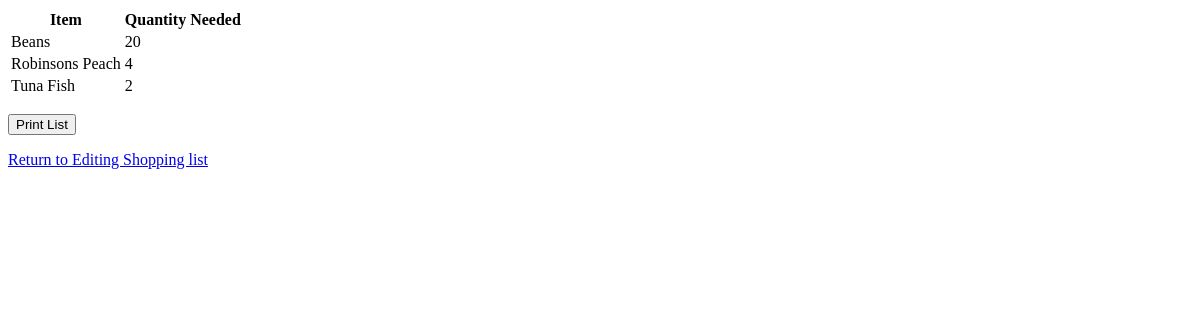
Page /printable_shopping_list on the earlier database version.
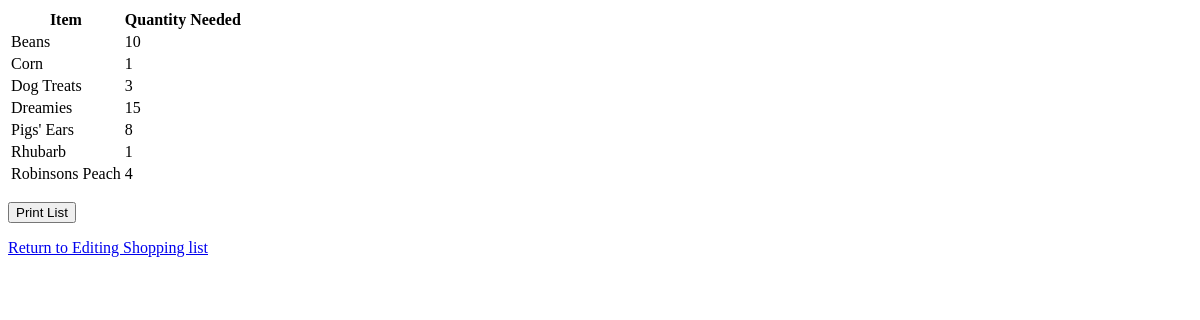
Same page on the later database version.
### models.py (models this page shows)
class Stock_list(db.Model):
    id = db.Column(db.Integer, primary_key=True)
    item = db.Column(db.String(100),unique=True)
    kitchen_stock = db.Column(db.Integer, default=0)
    garage_stock = db.Column(db.Integer, default=0)
    minimum_stock = db.Column(db.Integer,default=0)
    barcode = db.Column(db.Integer)
    to_buy = db.Column(db.Integer, default=0)
    transaction = db.relationship('Transactions', backref='stock_item',lazy=True)

### views.py (the view)
@app.route('/printable_shopping_list')
def printable_shopping_list():
    list_for_printing_dict = generate_shopping_list_for_printing()
    print(list_for_printing_dict)
    return render_template('printable_shopping_list.html',data=list_for_printing_dict)

### sorted_list.py (called while the page is built)
def generate_shopping_list_for_printing():
    full_list=generate_sorted_list("printing")
    shopping_list_df_full=full_list[['item','to_buy']]
    shopping_list_df=shopping_list_df_full[(shopping_list_df_full.to_buy>0)]
    shopping_list_dict=shopping_list_df.to_dict('records')
    return shopping_list_dict

### templates/printable_shopping_list.html (shortened to what this page needs)
<!DOCTYPE html>
<html lang="en">
<head>
</head>
<body>
 <table>
    <tr><th>Item</th><th>Quantity Needed</th></tr>
    {% for dict in data %}
    <tr><td>{{dict.item}}</td><td>{{dict.to_buy}}</td></tr>
    {% endfor %}
</table>
<p></p><button onclick="window.print()">Print List</button></p>
<p><a href="{{ url_for('shopping_list')}}"> Return to Editing Shopping list </a></p>
</body>

Differences in the rows shown:
no longer on this page (row edited): Stock_list: item "Tuna Fish", to_buy "2"
changed Stock_list "Beans": to_buy "20" → "10"
added Stock_list: item "Corn", to_buy "1"
added Stock_list: item "Dog Treats", to_buy "3"
now on this page (row edited): Stock_list: item "Dreamies", to_buy "15"
added Stock_list: item "Pigs' Ears", to_buy "8"
added Stock_list: item "Rhubarb", to_buy "1"
